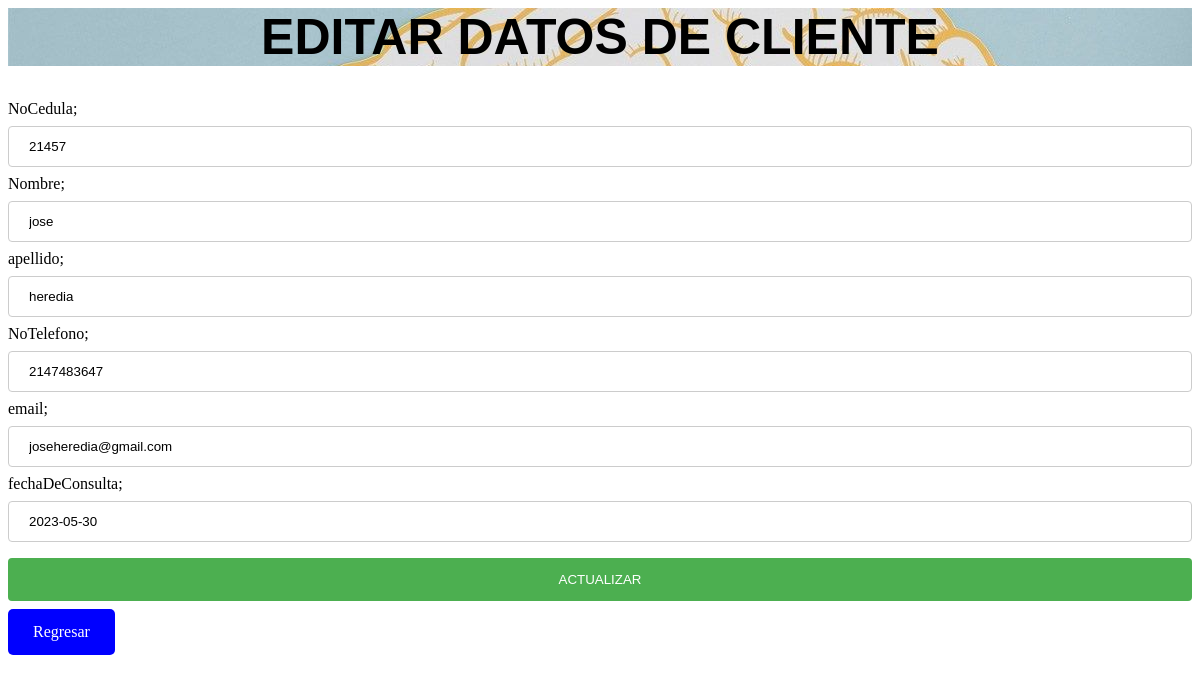
The app's page /editar.php?id=3 with its own data.
### tables this page shows
CREATE TABLE `base` (
  `id` int(100) NOT NULL,
  `NoCedula` int(20) NOT NULL,
  `nombre` varchar(30) NOT NULL,
  `apellido` varchar(30) NOT NULL,
  `NoTelefono` int(10) NOT NULL,
  `email` varchar(30) NOT NULL,
  `fechaDeConsulta` varchar(20) NOT NULL
);

### editar.php (the view, shortened to what this page needs)
<?php
    include("conexion.php");
?>
<html>
<head>
    <link rel="stylesheet" type="text/css" href="stilos.css">
</head>
<body>
    <?php
        if(isset($_POST['enviar'])){
            $id=$_POST['id'];
            $NoCedula=$_POST['NoCedula'];
            $nombre=$_POST['nombre'];
            $apellido=$_POST['apellido'];
            $NoTelefono=$_POST['NoTelefono'];
            $email=$_POST['email'];
            $fechaDeConsulta=$_POST['fechaDeConsulta'];
            $sql="update base set NoCedula='".$NoCedula."',nombre='".$nombre."',apellido='".$apellido."',NoTelefono='".$NoTelefono."',email='".$email.'",fechaDeConsulta="'.$fechaDeConsulta."' where id='".$id."'";
            $resultado=mysqli_query($conexion,$sql);
            if ($resultado){
                echo"<script language='JavaScript'>
                    alert('los datos se actualizaron correctamente');
                    location.assign('index.php');
                    </script>";
                }else{
                    echo"<script language='JavaScript'>
                    alert('los datos NO se actualizaron correctamente');
                    location.assign('index.php');
                    </script>";
                }
        }else{
            $id=$_GET['id'];
            $sql="select * from base where id='".$id."'";
            $resultado=mysqli_query($conexion,$sql);
            $fila=mysqli_fetch_assoc($resultado);
            $NoCedula=$fila["NoCedula"];
            $nombre=$fila["nombre"];
            $apellido=$fila["apellido"];
            $NoTelefono=$fila["NoTelefono"];
            $email=$fila["email"];
            $fechaDeConsulta=$fila["fechaDeConsulta"];
        }
    ?>
    <h1>EDITAR DATOS DE CLIENTE</h1>
    <form action="<?=$_SERVER['PHP_SELF'] ?>" method="post">
        <label>NoCedula;</label>
        <input type="text" name="NoCedula" value="<?php echo $NoCedula; ?>"> <br>
        <label>Nombre;</label>
        <input type="text" name="nombre" value="<?php echo $nombre; ?>"> <br>
        <label>apellido;</label>
        <input type="text" name="apellido" value="<?php echo $apellido; ?>"> <br>
        <label>NoTelefono;</label>
        <input type="text" name="NoTelefono" value="<?php echo $NoTelefono; ?>"> <br>
        <label>email;</label>
        <input type="text" name="email" value="<?php echo $email; ?>"> <br>
        <label>fechaDeConsulta;</label>
        <input type="text" name="fechaDeConsulta" value="<?php echo $fechaDeConsulta; ?>"> <br>
        <input type="submit" name="enviar" value="ACTUALIZAR">
        <a href="index.php">Regresar</a>
    </form>
</body>
</html>

### stilos.css (style rules this page uses)
a:link, a:visited { background-color: blue; color: white; padding: 14px 25px; text-align: center; text-decoration: none; display: inline-block; border-radius: 5px; }
h1 { font-size: 50px; font-family: 'Lucida Sans', 'Lucida Sans Regular', 'Lucida Grande', 'Lucida Sans Unicode', Geneva, Verdana, sans-serif; text-align: center; background-image:url(imagen\ psicologia.jpg); }
input[type=text], select { width: 100%; padding: 12px 20px; margin: 8px 0px; display: inline-block; border: 1px solid #ccc; border-radius: 4px; box-sizing: border-box; }
input[type=submit] { width: 100%; background-color: #4caf50; color: white; padding: 14px 20px; margin: 8px 0; border: none; border-radius: 4px; cursor: pointer; }

### records on screen
base: NoCedula "21457", nombre "jose", apellido "heredia", NoTelefono "2147483647", email "joseheredia@gmail.com", fechaDeConsulta "2023-05-30"
